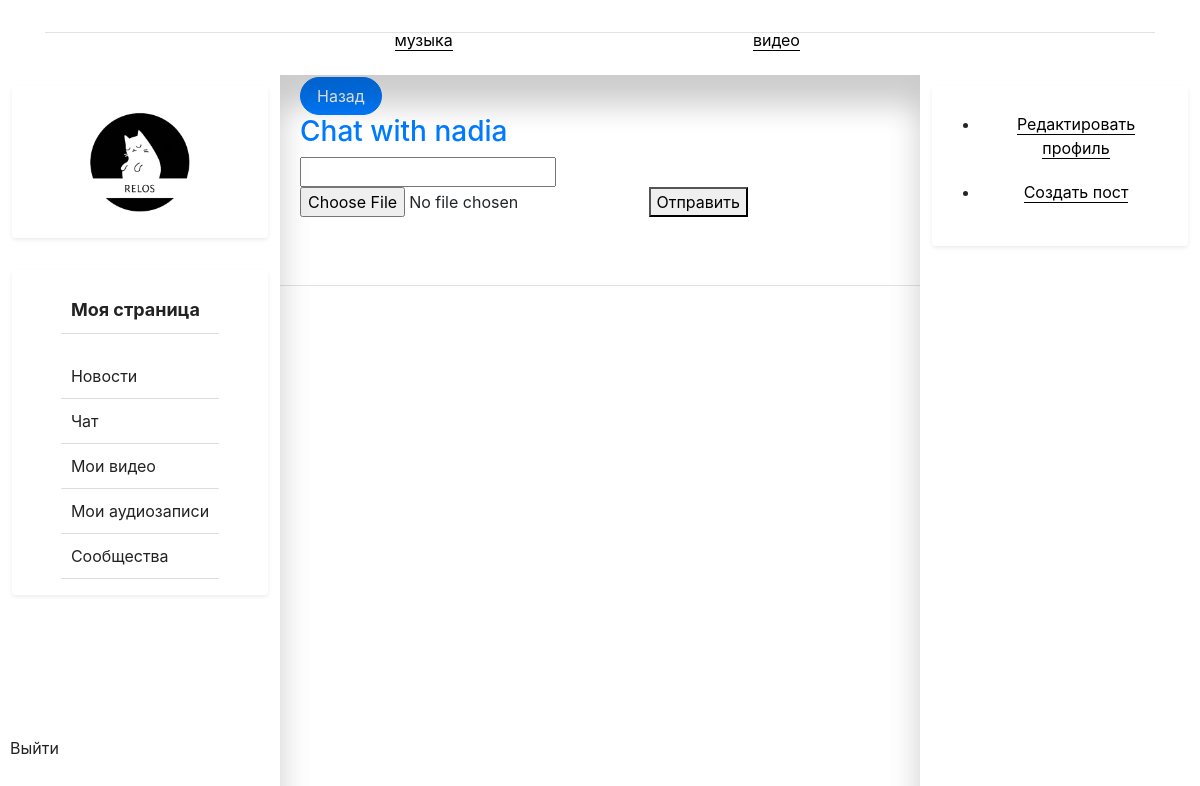
Before: /messages/chat/nadia/ (signed in) with the older database file.
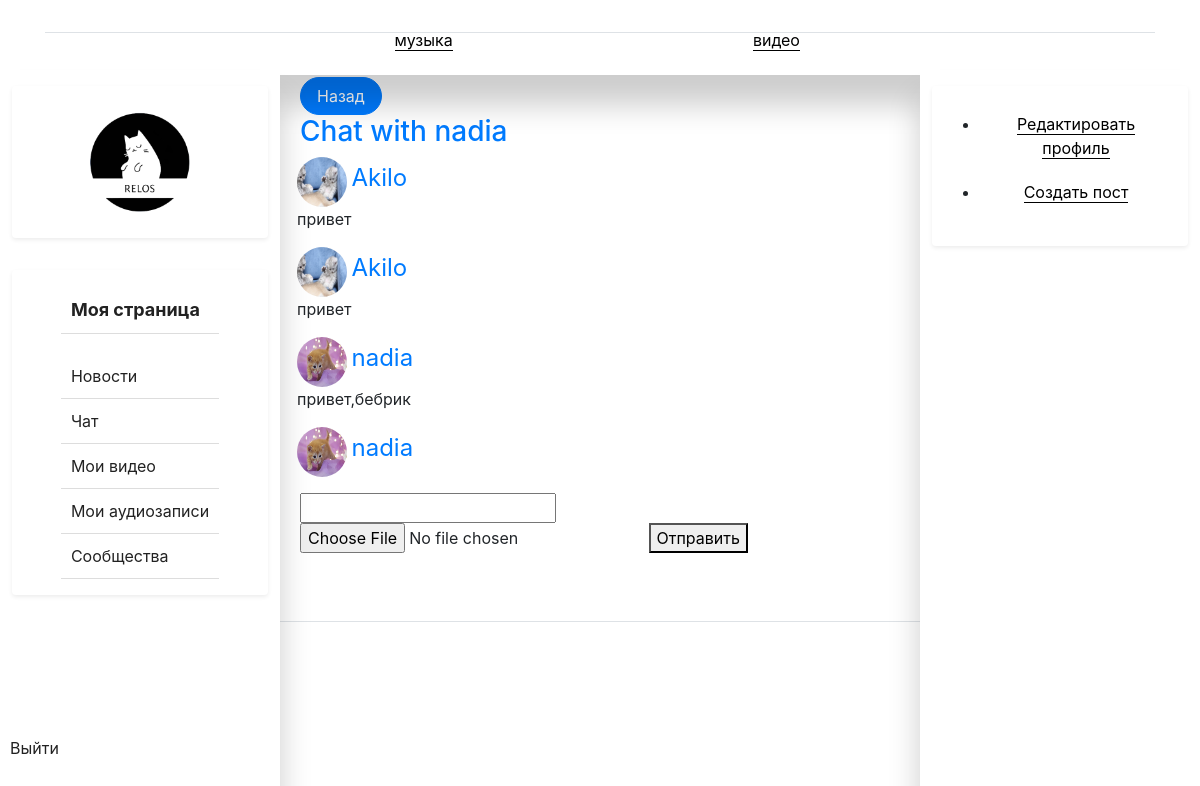
After: the same page with the newer database file.
### profiles/models.py (models this page shows)
class UserProfile(models.Model):
    user = models.ForeignKey(User, on_delete=models.CASCADE)
    image = models.ImageField(upload_to='images/', blank=True, null=True)
    years = models.IntegerField(default=18)
    city = models.CharField(max_length=100, default='Не указано')
    status = models.CharField(max_length=100, default='Не указано')
    about_user = models.TextField(default='Не указано')
    friends = models.ManyToManyField(User, related_name='friends', blank=True)
    subscribers = models.ManyToManyField(User, related_name='subscribers', blank=True)
    subscriptions = models.ManyToManyField(User, related_name='subscriptions', blank=True)
    def __str__(self):
        return self.user.username

### mechat/models.py (models this page shows)
class MessageChat(models.Model):
    first_user = models.ForeignKey(User, on_delete=models.CASCADE, related_name='first_user')
    second_user = models.ForeignKey(User, on_delete=models.CASCADE, related_name='second_user')
    message_text = models.CharField(max_length=100)
    image = models.ImageField(upload_to='images/', blank=True, null=True)
    date = models.DateTimeField(auto_now_add=True)

### mechat/views.py (the view, shortened to what this page needs)
# urls.py: path('chat/<str:username>/',views.dialog, name='messages'),
@login_required
def dialog(request, username):
    chat_user = get_object_or_404(User, username=username)
    user_info = UserProfile.objects.all()
    chats = MessageChat.objects.filter(first_user=request.user, second_user=chat_user) | MessageChat.objects.filter(
        second_user=request.user, first_user=chat_user).order_by('date')
    return render(request, 'message/messages.html', {'chats': chats, 'chat_user': chat_user, 'user_info': user_info})

### relog/context_processors.py (called while the page is built)
def menu(request):
    menus = Menu.objects.order_by('order_by')
    return {'menus': menus}

### templates/message/messages.html (shortened to what this page needs)
{% extends 'base_profile.html' %}
{% block content %}
<a href="{% url 'chats' username=user %}" class="btn btn-primary rounded-pill px-3">Назад</a>
<h3><a href="/profile/{{ chat_user.username }}/">Chat with {{ chat_user.username }}</a> </h3>
{% for chat in chats %}
    <div class="message-container">
        <div class="row">
            {% for username in user_info %}
                {% if username.user.username == chat.first_user.username %}
                    <a href="/profile/{{ username }}/" class="align-items-center mb-3 mb-md-0 me-md-auto link-body-emphasis text-decoration-none">
                        <img src="{{ username.image.url }}" alt="Post Image" width="50" height="50" style="border-radius: 50%;">
                        <span class="fs-4">{{ chat.first_user }}</span>
                    </a>
                    <p>{{ chat.message_text }}</p>
                {% endif %}
            {% endfor %}
        </div>
    </div>
{% endfor %}
<form method="post" enctype="multipart/form-data">
    <input type="text" name="message_text">
    <input type="file" name="image" id="image">
    <button type="submit">Отправить</button>
</form>
</div>
{% endblock %}

Changed rows visible on the page:
added MessageChat: first_user "Akilo", message_text "привет"
now on this page (row edited): UserProfile: image (picture)
added MessageChat: first_user "Akilo", message_text "привет"
added MessageChat: first_user "nadia", message_text "привет,бебрик"
now on this page (row unchanged): UserProfile: image (picture)
added MessageChat: first_user "nadia"
